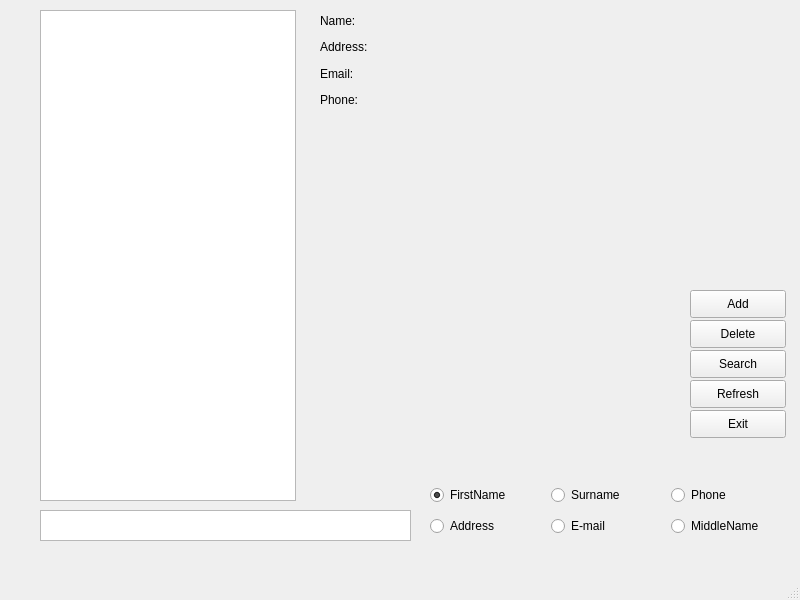
<?xml version="1.0" encoding="UTF-8"?>
<ui version="4.0">
 <class>phoneset</class>
 <widget class="QMainWindow" name="phoneset">
  <property name="geometry">
   <rect>
    <x>0</x>
    <y>0</y>
    <width>800</width>
    <height>600</height>
   </rect>
  </property>
  <property name="windowTitle">
   <string>MainWindow</string>
  </property>
  <property name="tabShape">
   <enum>QTabWidget::Rounded</enum>
  </property>
  <widget class="QWidget" name="centralwidget">
   <widget class="QListWidget" name="listWidget">
    <property name="geometry">
     <rect>
      <x>40</x>
      <y>10</y>
      <width>256</width>
      <height>491</height>
     </rect>
    </property>
   </widget>
   <widget class="QPushButton" name="add">
    <property name="geometry">
     <rect>
      <x>690</x>
      <y>290</y>
      <width>96</width>
      <height>28</height>
     </rect>
    </property>
    <property name="text">
     <string>Add</string>
    </property>
   </widget>
   <widget class="QWidget" name="verticalLayoutWidget">
    <property name="geometry">
     <rect>
      <x>320</x>
      <y>10</y>
      <width>61</width>
      <height>100</height>
     </rect>
    </property>
    <layout class="QVBoxLayout" name="verticalLayout">
     <item>
      <widget class="QLabel" name="name">
       <property name="text">
        <string>Name:</string>
       </property>
      </widget>
     </item>
     <item>
      <widget class="QLabel" name="address">
       <property name="text">
        <string>Address:</string>
       </property>
      </widget>
     </item>
     <item>
      <widget class="QLabel" name="email">
       <property name="text">
        <string>Email:</string>
       </property>
      </widget>
     </item>
     <item>
      <widget class="QLabel" name="phone">
       <property name="text">
        <string>Phone:</string>
       </property>
      </widget>
     </item>
    </layout>
   </widget>
   <widget class="QWidget" name="verticalLayoutWidget_2">
    <property name="geometry">
     <rect>
      <x>390</x>
      <y>10</y>
      <width>311</width>
      <height>101</height>
     </rect>
    </property>
    <layout class="QVBoxLayout" name="verticalLayout_2">
     <item>
      <widget class="QLabel" name="nameset">
       <property name="text">
        <string/>
       </property>
      </widget>
     </item>
     <item>
      <widget class="QLabel" name="addressset">
       <property name="text">
        <string/>
       </property>
      </widget>
     </item>
     <item>
      <widget class="QLabel" name="phones">
       <property name="text">
        <string/>
       </property>
      </widget>
     </item>
     <item>
      <widget class="QLabel" name="emailset">
       <property name="text">
        <string/>
       </property>
      </widget>
     </item>
    </layout>
   </widget>
   <widget class="QLabel" name="images">
    <property name="geometry">
     <rect>
      <x>330</x>
      <y>140</y>
      <width>331</width>
      <height>311</height>
     </rect>
    </property>
    <property name="text">
     <string/>
    </property>
   </widget>
   <widget class="QTextEdit" name="searchbox">
    <property name="geometry">
     <rect>
      <x>40</x>
      <y>510</y>
      <width>371</width>
      <height>31</height>
     </rect>
    </property>
    <property name="inputMethodHints">
     <set>Qt::ImhNone</set>
    </property>
   </widget>
   <widget class="QWidget" name="gridLayoutWidget">
    <property name="geometry">
     <rect>
      <x>430</x>
      <y>480</y>
      <width>356</width>
      <height>61</height>
     </rect>
    </property>
    <layout class="QGridLayout" name="gridLayout">
     <item row="1" column="0">
      <widget class="QRadioButton" name="byaddress">
       <property name="text">
        <string>Address</string>
       </property>
      </widget>
     </item>
     <item row="0" column="1">
      <widget class="QRadioButton" name="bysname">
       <property name="text">
        <string>Surname</string>
       </property>
      </widget>
     </item>
     <item row="1" column="2">
      <widget class="QRadioButton" name="bymname">
       <property name="text">
        <string>MiddleName</string>
       </property>
      </widget>
     </item>
     <item row="0" column="0">
      <widget class="QRadioButton" name="byfname">
       <property name="text">
        <string>FirstName</string>
       </property>
       <property name="checked">
        <bool>true</bool>
       </property>
      </widget>
     </item>
     <item row="0" column="2">
      <widget class="QRadioButton" name="byphone">
       <property name="text">
        <string>Phone</string>
       </property>
      </widget>
     </item>
     <item row="1" column="1">
      <widget class="QRadioButton" name="byemail">
       <property name="text">
        <string>E-mail</string>
       </property>
      </widget>
     </item>
    </layout>
   </widget>
   <widget class="QPushButton" name="search">
    <property name="geometry">
     <rect>
      <x>690</x>
      <y>350</y>
      <width>96</width>
      <height>28</height>
     </rect>
    </property>
    <property name="text">
     <string>Search</string>
    </property>
   </widget>
   <widget class="QPushButton" name="delete_2">
    <property name="geometry">
     <rect>
      <x>690</x>
      <y>320</y>
      <width>96</width>
      <height>28</height>
     </rect>
    </property>
    <property name="text">
     <string>Delete</string>
    </property>
   </widget>
   <widget class="QPushButton" name="Exit">
    <property name="geometry">
     <rect>
      <x>690</x>
      <y>410</y>
      <width>96</width>
      <height>28</height>
     </rect>
    </property>
    <property name="text">
     <string>Exit</string>
    </property>
   </widget>
   <widget class="QPushButton" name="refresh">
    <property name="geometry">
     <rect>
      <x>690</x>
      <y>380</y>
      <width>96</width>
      <height>28</height>
     </rect>
    </property>
    <property name="text">
     <string>Refresh</string>
    </property>
   </widget>
  </widget>
  <widget class="QMenuBar" name="menubar">
   <property name="geometry">
    <rect>
     <x>0</x>
     <y>0</y>
     <width>800</width>
     <height>28</height>
    </rect>
   </property>
  </widget>
  <widget class="QStatusBar" name="statusbar"/>
 </widget>
 <resources/>
 <connections/>
</ui>
